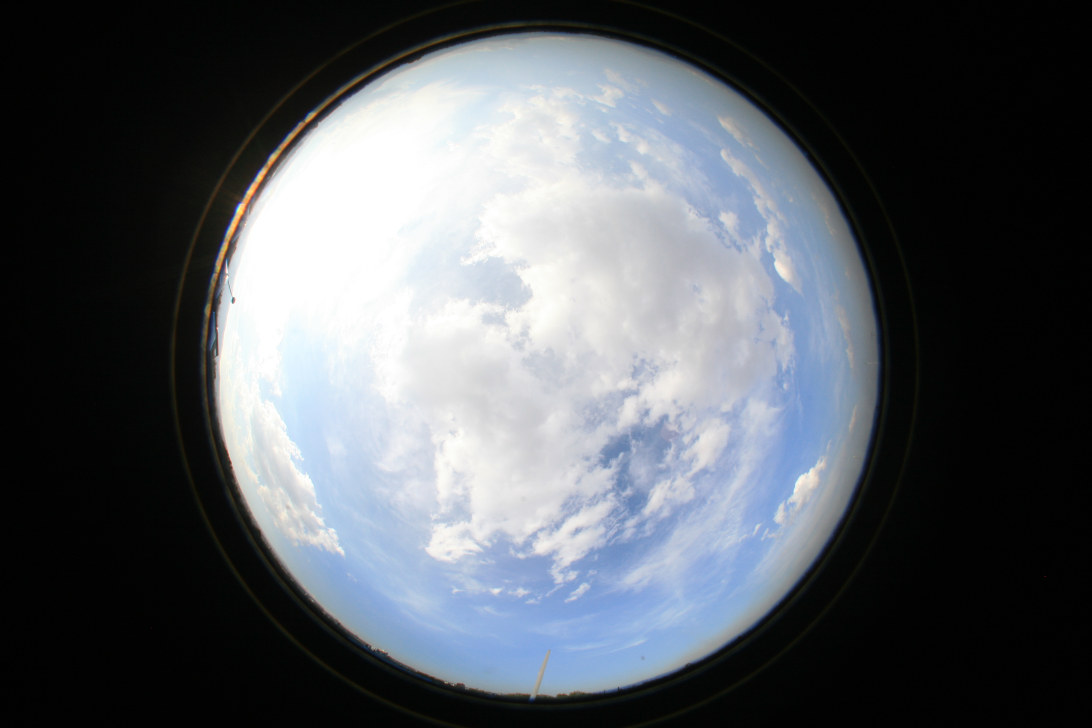
#> input picture resources/nube.jpg, 4368 x 2912 px, found by its file name (shown at 1/4 size)
$ python prueba4.py
#> lines starting #> are read from the running program, lines starting #| are printed output that depends on the picture; after the words box and inside, x2 and y2 are one past the last pixel; in counts of white or black regions, pixels touching at a corner belong together

import cv2
import numpy as np
from matplotlib import pyplot as plt


img = cv2.imread('./resources/nube.jpg', cv2.IMREAD_GRAYSCALE)
#> img: shape (2912, 4368); min 0, max 255, mean 91

# Recortar la imagen
coord_x = int(img.shape[1]/2)
#> coord_x = 2184
coord_y = int(img.shape[0]/2)
#> coord_y = 1456
radius  = 1324
imageOut = img[coord_y-radius:coord_y+radius, coord_x-radius:coord_x+radius]


# Rescalar la imagen

#percent by which the image is resized
scale_percent = 20
#calculate the 50 percent of original dimensions
width = int(imageOut.shape[1] * scale_percent / 120)
#> width = 441
height = int(imageOut.shape[0] * scale_percent / 120)
#> height = 441
# dsize
dsize = (width, height)
#> dsize = (441, 441)
# resize image
img = cv2.resize(imageOut, dsize)
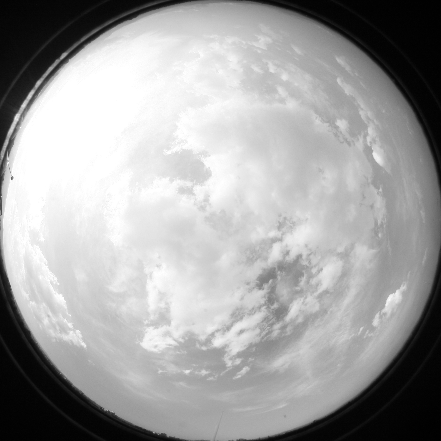
#> img: shape (441, 441); min 0, max 255, mean 161.8

_, mask = cv2.threshold(img, 220, 255, cv2.THRESH_BINARY_INV)
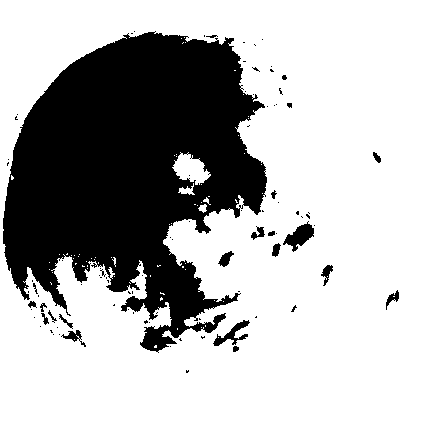
#> mask: shape (441, 441); 72.3% white; 91 black regions (69 under 20 px), largest, box (x1, y1, x2, y2) and area: (3, 31, 267, 353) 51769, (283, 221, 314, 252) 440, (213, 320, 250, 346) 315

kernal = np.ones((5,5), np.uint8)

dilation = cv2.dilate(mask, kernal, iterations=2)
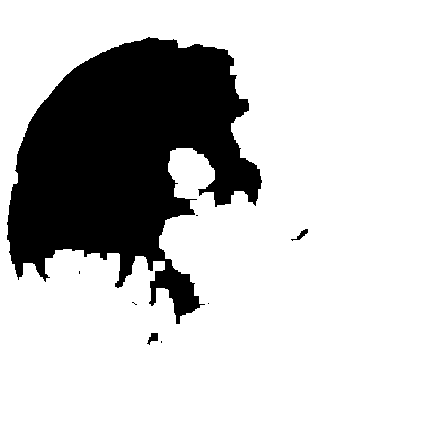
#> dilation: shape (441, 441); 79% white; 8 black regions (5 under 20 px), largest, box (x1, y1, x2, y2) and area: (7, 37, 262, 324) 40763, (147, 333, 158, 345) 74, (291, 229, 308, 241) 65
erosion = cv2.erode(mask, kernal, iterations=1)
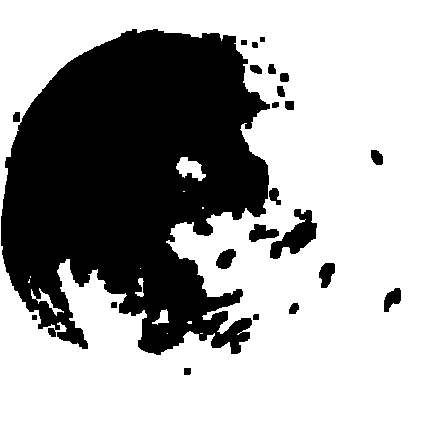
#> erosion: shape (441, 441); 67.4% white; 23 black regions, largest, box (x1, y1, x2, y2) and area: (1, 29, 270, 355) 60130, (270, 209, 317, 259) 1062, (249, 224, 279, 242) 336
opening = cv2.morphologyEx(mask, cv2.MORPH_OPEN, kernal)
#> opening: shape (441, 441); 71.4% white; 35 black regions (24 under 20 px), largest, box (x1, y1, x2, y2) and area: (3, 31, 268, 353) 53952, (272, 212, 315, 257) 582, (213, 320, 250, 352) 380
closing = cv2.morphologyEx(mask, cv2.MORPH_CLOSE, kernal)
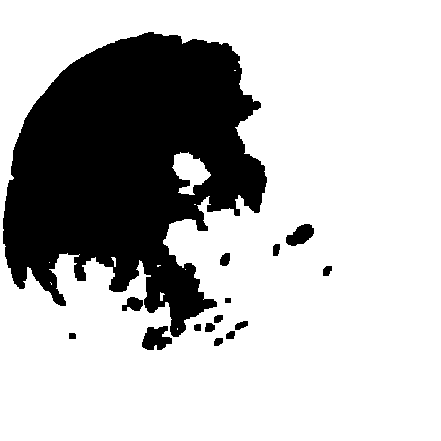
#> closing: shape (441, 441); 73.6% white; 15 black regions, largest, box (x1, y1, x2, y2) and area: (3, 32, 267, 337) 49484, (142, 326, 172, 350) 499, (286, 224, 314, 246) 392
mg = cv2.morphologyEx(mask, cv2.MORPH_GRADIENT, kernal)
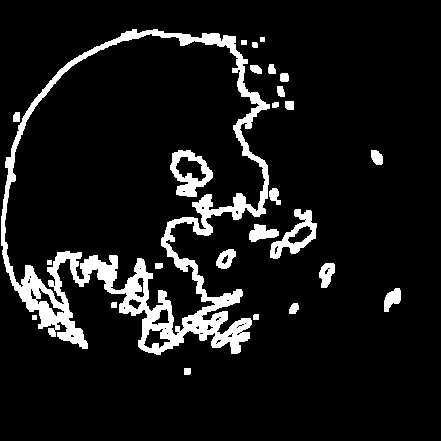
#> mg: shape (441, 441); 9.2% white; 26 white regions, largest, box (x1, y1, x2, y2) and area: (1, 29, 270, 355) 13785, (170, 150, 213, 197) 930, (270, 209, 317, 259) 841
th = cv2.morphologyEx(mask, cv2.MORPH_TOPHAT, kernal)
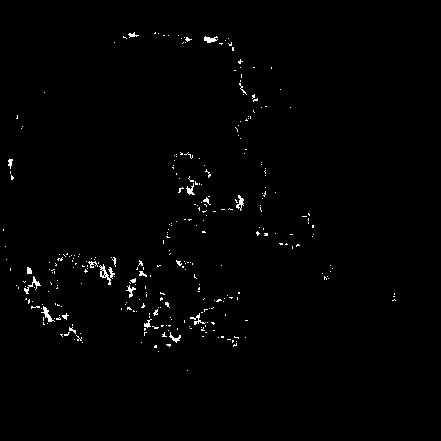
#> th: shape (441, 441); 0.96% white in thin lines or dots, all inside (x1, y1, x2, y2) = (3, 32, 396, 371)

titles = ['image', 'mask', 'dilation', 'erosion', 'opening', 'closing', 'mg', 'th']
images = [img, mask, dilation, erosion, opening, closing, mg, th]

for i in range(8):
    plt.subplot(2, 4, i+1), plt.imshow(images[i], 'gray')
    plt.title(titles[i])
    plt.xticks([]),plt.yticks([])

plt.show()
